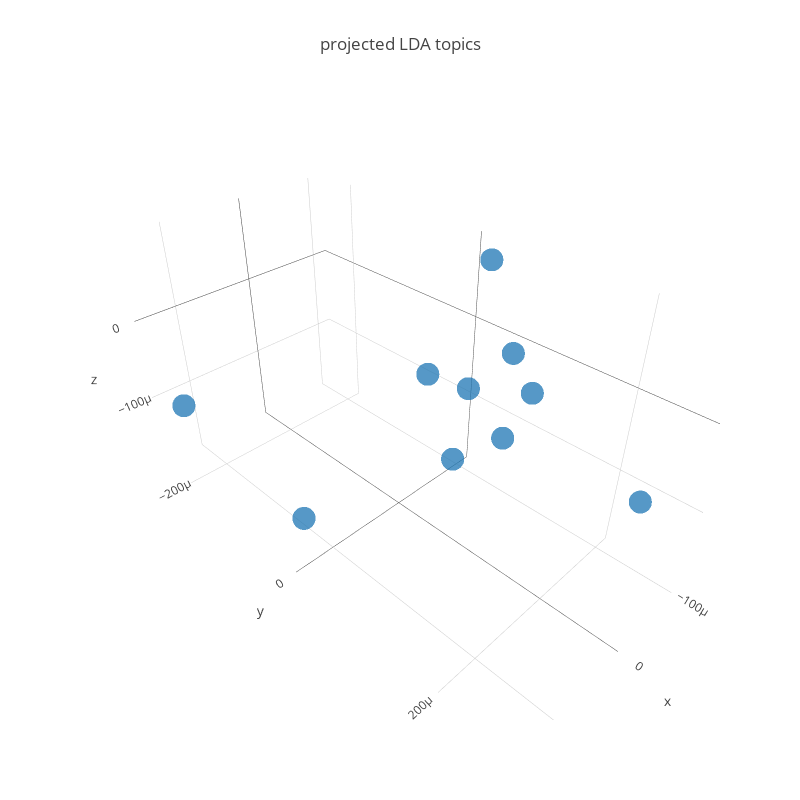

Here is the notebook cell this chart was saved with:
### Code cell
import plotly.offline as py
py.init_notebook_mode(connected=True)
import plotly.graph_objs as go
import plotly.tools as tls

topic_descriptions = []
for words in [",".join([feature_names[i] for i in topic.argsort()[:-n_top_words - 1:-1]]) for topic in lda.components_]:
    topic_descriptions.append('{}'.format(words))


trace1 = go.Scatter3d(
    x=lda_components_projected[:,0],
    y=lda_components_projected[:,1],
    z=lda_components_projected[:,2],
    text=topic_descriptions,
    mode='markers',
    marker=dict(
        sizemode='diameter',
#         color = topic_average_ratings,
        colorscale = 'Portland',
#         colorbar = dict(title = 'avg. rating'),
        line=dict(color='rgb(255, 255, 255)'),
        opacity=0.75
    )
)

data=[trace1]
layout=dict(height=800, width=800, title='projected LDA topics')
fig=dict(data=data, layout=layout)
py.iplot(fig, filename='3DBubble')

### Figure 1 — Plotly figure (JSON) as saved in the notebook; plotly's stock layout.template omitted (floating-point values rounded to 4 significant figures)
{"data": [{"marker": {"colorscale": "Portland", "line": {"color": "rgb(255, 255, 255)"}, "opacity": 0.75, "sizemode": "diameter"}, "mode": "markers", "text": ["patients,treatment,months,mg,arm,chemotherapy,survival,response,median,group,dose,toxicity,grade,study,progression", "group,patients,surgery,postoperative,groups,vs,complications,rate,compared,study,results,significantly,randomized,time,difference", "studies,review,cancer,trials,evidence,data,treatment,literature,clinical,systematic,search,included,quality,articles,medline", "95,cancer,ci,risk,studies,analysis,meta,rr,associated,association,results,breast,confidence,pooled,study", "cancer,prostate,levels,group,pain,study,serum,patients,placebo,control,bone,oral,significant,vitamin,significantly", "hcc,hpv,carcinoma,cervical,liver,patients,women,group,infection,hepatocellular,tace,control,rfa,dna,screening", "patients,ct,sensitivity,diagnostic,biopsy,pet,specificity,detection,diagnosis,imaging,lesions,thyroid,results,accuracy,study", "cancer,patients,life,quality,breast,treatment,intervention,women,study,qol,group,symptoms,pain,care,physical", "patients,survival,hr,os,chemotherapy,95,cancer,analysis,ci,overall,breast,free,prognostic,adjuvant,treatment", "patients,survival,radiotherapy,recurrence,surgery,treatment,tumor,disease,resection,lymph,results,node,radiation,metastases,stage"], "type": "scatter3d", "x": [0.0001425, -1.214e-05, -0.0001117, -8.736e-05, 0.0001219, -9.528e-05, -4.65e-06, 4.907e-06, 2.014e-05, -1.308e-05], "y": [1.139e-05, 8.164e-05, 8.882e-05, 4.022e-05, -0.0002387, -2.876e-06, 0.0002735, 4.431e-05, 0.0001496, 0.0001285], "z": [-0.0001179, -5.549e-06, -5.488e-05, 8.978e-05, -0.0001173, -0.000188, -2.262e-05, 1.591e-06, -1.082e-05, 5.304e-05]}], "layout": {"height": 800, "title": "projected LDA topics", "width": 800}}
